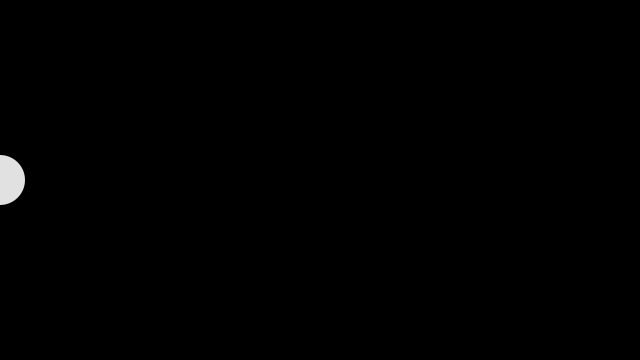
Frame 1 (no input)
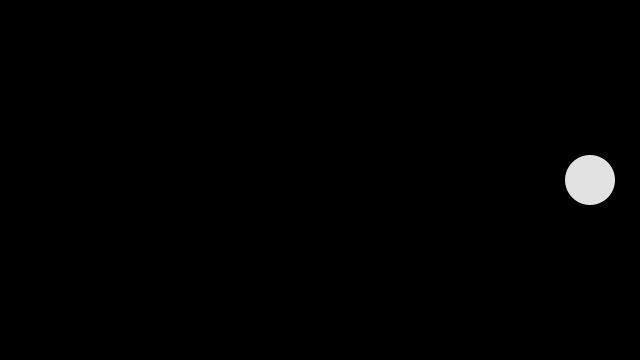
Frame 60 (the mouse pressed at the canvas centre just before this capture)
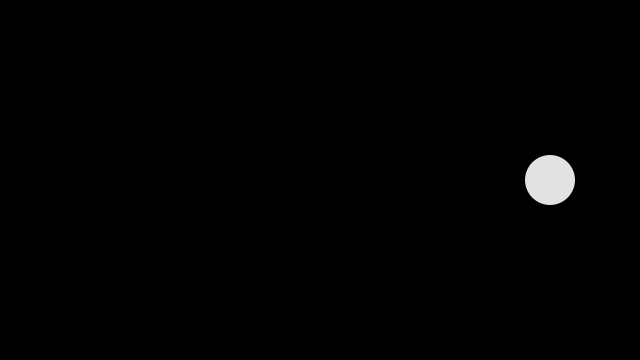
Frame 120 (the mouse held since frame 60 and released just before this capture)

The Processing sketch that drew these frames (run headless with seeded random() and noise(); from frame 60 on, the mouse is pressed at the canvas centre):

// Processing sketch: ball_bounce
// ── ball_bounce.pde
float x=0;
void setup(){
  size(640,360);
}

void draw(){
background(0);
noStroke();
fill(225);
circle(x,180,50);
x= x+10;

if (x >= 640) {
x=0;
}
}
